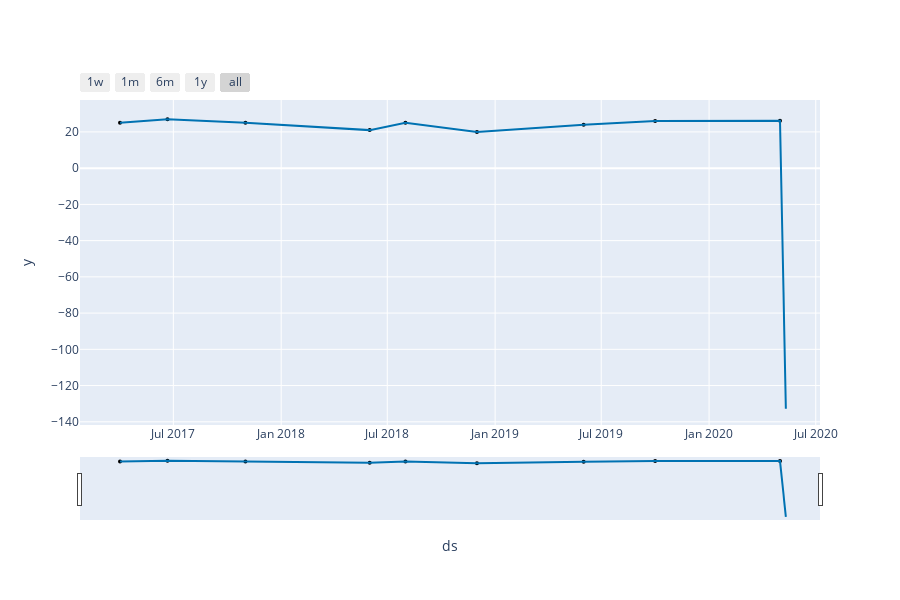

Notebook code cell kept with this figure:
### Code cell
from prophet.plot import plot_plotly, plot_components_plotly

plot_plotly(m, forecast)

### Figure 1 — Plotly figure (JSON) as saved in the notebook; plotly's stock layout.template omitted (floating-point values rounded to 4 significant figures)
{"data": [{"marker": {"color": "black", "size": 4}, "mode": "markers", "name": "Actual", "type": "scatter", "x": ["2017-04-01T00:00:00", "2017-06-21T00:00:00", "2017-11-01T00:00:00", "2018-06-01T00:00:00", "2018-08-01T00:00:00", "2018-12-01T00:00:00", "2019-06-01T00:00:00", "2019-10-01T00:00:00", "2020-05-01T00:00:00"], "y": [25, 27, 25, 21, 25, 20, 24, 26, 26.13]}, {"hoverinfo": "skip", "line": {"width": 0}, "mode": "lines", "type": "scatter", "x": ["2017-04-01T00:00:00", "2017-06-21T00:00:00", "2017-11-01T00:00:00", "2018-06-01T00:00:00", "2018-08-01T00:00:00", "2018-12-01T00:00:00", "2019-06-01T00:00:00", "2019-10-01T00:00:00", "2020-05-01T00:00:00", "2020-05-02T00:00:00", "2020-05-03T00:00:00", "2020-05-04T00:00:00", "2020-05-05T00:00:00", "2020-05-06T00:00:00", "2020-05-07T00:00:00", "2020-05-08T00:00:00", "2020-05-09T00:00:00", "2020-05-10T00:00:00", "2020-05-11T00:00:00"], "y": [25.0, 27.0, 25.0, 21.0, 25.0, 20.0, 24.0, 26.0, 26.13, 13.01, -1.546, -17.27, -33.88, -51.04, -68.42, -85.64, -102.4, -118.2, -132.8]}, {"fill": "tonexty", "fillcolor": "rgba(0, 114, 178, 0.2)", "line": {"color": "#0072B2", "width": 2}, "mode": "lines", "name": "Predicted", "type": "scatter", "x": ["2017-04-01T00:00:00", "2017-06-21T00:00:00", "2017-11-01T00:00:00", "2018-06-01T00:00:00", "2018-08-01T00:00:00", "2018-12-01T00:00:00", "2019-06-01T00:00:00", "2019-10-01T00:00:00", "2020-05-01T00:00:00", "2020-05-02T00:00:00", "2020-05-03T00:00:00", "2020-05-04T00:00:00", "2020-05-05T00:00:00", "2020-05-06T00:00:00", "2020-05-07T00:00:00", "2020-05-08T00:00:00", "2020-05-09T00:00:00", "2020-05-10T00:00:00", "2020-05-11T00:00:00"], "y": [25.0, 27.0, 25.0, 21.0, 25.0, 20.0, 24.0, 26.0, 26.13, 13.01, -1.546, -17.27, -33.88, -51.04, -68.42, -85.64, -102.4, -118.2, -132.8]}, {"fill": "tonexty", "fillcolor": "rgba(0, 114, 178, 0.2)", "hoverinfo": "skip", "line": {"width": 0}, "mode": "lines", "type": "scatter", "x": ["2017-04-01T00:00:00", "2017-06-21T00:00:00", "2017-11-01T00:00:00", "2018-06-01T00:00:00", "2018-08-01T00:00:00", "2018-12-01T00:00:00", "2019-06-01T00:00:00", "2019-10-01T00:00:00", "2020-05-01T00:00:00", "2020-05-02T00:00:00", "2020-05-03T00:00:00", "2020-05-04T00:00:00", "2020-05-05T00:00:00", "2020-05-06T00:00:00", "2020-05-07T00:00:00", "2020-05-08T00:00:00", "2020-05-09T00:00:00", "2020-05-10T00:00:00", "2020-05-11T00:00:00"], "y": [25.0, 27.0, 25.0, 21.0, 25.0, 20.0, 24.0, 26.0, 26.13, 13.01, -1.546, -17.27, -33.88, -51.04, -68.42, -85.64, -102.4, -118.2, -132.8]}], "layout": {"height": 600, "showlegend": false, "width": 900, "xaxis": {"autorange": true, "range": ["2017-01-22 18:10:54.5455", "2020-07-08 05:49:05.4545"], "rangeselector": {"buttons": [{"count": 7, "label": "1w", "step": "day", "stepmode": "backward"}, {"count": 1, "label": "1m", "step": "month", "stepmode": "backward"}, {"count": 6, "label": "6m", "step": "month", "stepmode": "backward"}, {"count": 1, "label": "1y", "step": "year", "stepmode": "backward"}, {"step": "all"}]}, "rangeslider": {"autorange": true, "range": ["2017-01-22 18:10:54.5455", "2020-07-08 05:49:05.4545"], "visible": true, "yaxis": {"_template": null, "rangemode": "match"}}, "title": {"text": "ds"}, "type": "date"}, "yaxis": {"autorange": true, "range": [-141.8, 37.62], "title": {"text": "y"}, "type": "linear"}}}
